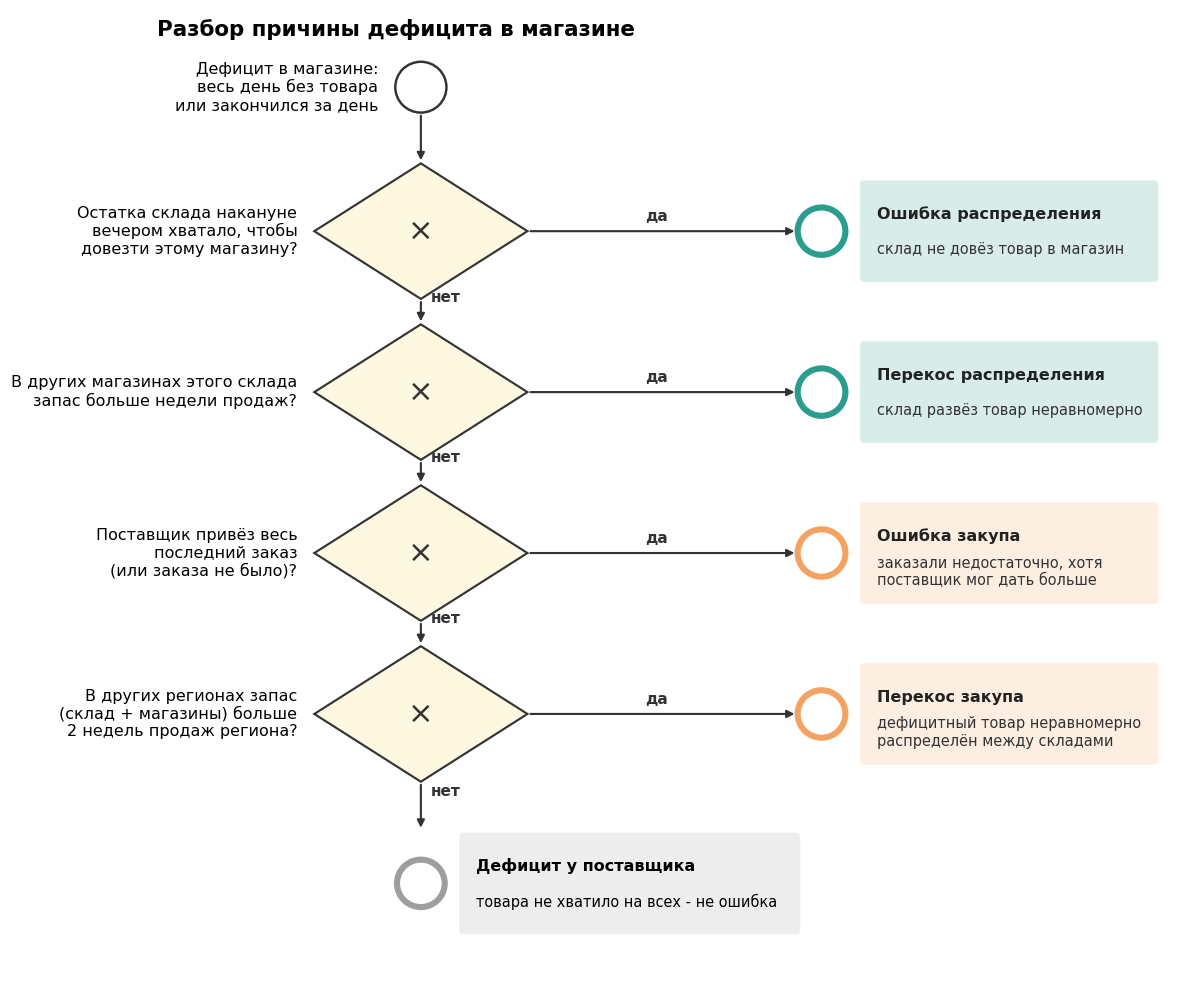

Generate this figure with Python:
# -*- coding: utf-8 -*-
"""Рисует схему разбора причин дефицита (в нотации BPMN) в схема_разбора.png. Запуск: python схема_разбора.py"""
from pathlib import Path

import matplotlib.pyplot as plt
from matplotlib.patches import Circle, FancyBboxPatch, Polygon

ERR_DIST, ERR_BUY, NO_ERR = '#2a9d8f', '#f4a261', '#9e9e9e'

fig, ax = plt.subplots(figsize=(12, 11.5))
ax.set_xlim(0, 12)
ax.set_ylim(0, 11.5)
ax.axis('off')

X, XE = 3.2, 9.0          # колонка проверок и колонка итогов
YS = [10.6, 8.9, 7.0, 5.1, 3.2, 1.2]


def arrow(x0, y0, x1, y1, text=None, dx=0.12, dy=0.12):
    ax.annotate('', xy=(x1, y1), xytext=(x0, y0), arrowprops=dict(arrowstyle='-|>', lw=1.4, color='#333'))
    if text:
        ax.text((x0 + x1) / 2 + dx, (y0 + y1) / 2 + dy, text, fontsize=10, color='#333', fontweight='bold')


def gateway(y, text):
    w, h = 1.25, 0.8
    ax.add_patch(Polygon([(X, y + h), (X + w, y), (X, y - h), (X - w, y)], closed=True, fc='#fff8e1', ec='#333', lw=1.4))
    ax.text(X, y, '×', ha='center', va='center', fontsize=20, color='#333')
    ax.text(X - w - 0.2, y, text, ha='right', va='center', fontsize=10.5, wrap=True)


def end(y, title, text, color):
    ax.add_patch(Circle((XE - 1.1, y), 0.28, fc='white', ec=color, lw=4))
    ax.add_patch(FancyBboxPatch((XE - 0.6, y - 0.55), 3.4, 1.1, boxstyle='round,pad=0.05', fc=color, ec='none', alpha=0.18))
    ax.text(XE - 0.45, y + 0.2, title, ha='left', va='center', fontsize=10.5, fontweight='bold', color='#222')
    ax.text(XE - 0.45, y - 0.22, text, ha='left', va='center', fontsize=9.5, color='#333')


# старт
ax.add_patch(Circle((X, YS[0]), 0.3, fc='white', ec='#333', lw=1.6))
ax.text(X - 0.5, YS[0], 'Дефицит в магазине:\nвесь день без товара\nили закончился за день', ha='right', va='center', fontsize=10.5)
arrow(X, YS[0] - 0.3, X, YS[1] + 0.8)

gateway(YS[1], 'Остатка склада накануне\nвечером хватало, чтобы\nдовезти этому магазину?')
gateway(YS[2], 'В других магазинах этого склада\nзапас больше недели продаж?')
gateway(YS[3], 'Поставщик привёз весь\nпоследний заказ\n(или заказа не было)?')
gateway(YS[4], 'В других регионах запас\n(склад + магазины) больше\n2 недель продаж региона?')

for i in (1, 2, 3):
    arrow(X, YS[i] - 0.8, X, YS[i + 1] + 0.8, 'нет')
arrow(X, YS[4] - 0.8, X, YS[5] + 0.62, 'нет')

end(YS[1], 'Ошибка распределения', 'склад не довёз товар в магазин', ERR_DIST)
end(YS[2], 'Перекос распределения', 'склад развёз товар неравномерно', ERR_DIST)
end(YS[3], 'Ошибка закупа', 'заказали недостаточно, хотя\nпоставщик мог дать больше', ERR_BUY)
end(YS[4], 'Перекос закупа', 'дефицитный товар неравномерно\nраспределён между складами', ERR_BUY)
for i in (1, 2, 3, 4):
    arrow(X + 1.25, YS[i], XE - 1.38, YS[i], 'да', dx=-0.2, dy=0.12)

# чистый дефицит - не ошибка
ax.add_patch(Circle((X, YS[5]), 0.28, fc='white', ec=NO_ERR, lw=4))
ax.add_patch(FancyBboxPatch((X + 0.5, YS[5] - 0.55), 3.9, 1.1, boxstyle='round,pad=0.05', fc=NO_ERR, ec='none', alpha=0.18))
ax.text(X + 0.65, YS[5] + 0.2, 'Дефицит у поставщика', ha='left', va='center', fontsize=10.5, fontweight='bold')
ax.text(X + 0.65, YS[5] - 0.22, 'товара не хватило на всех - не ошибка', ha='left', va='center', fontsize=9.5)

ax.text(0.1, 11.2, 'Разбор причины дефицита в магазине', fontsize=14, fontweight='bold')

out = Path(__file__).with_suffix('.png')
fig.savefig(out, dpi=110, bbox_inches='tight', facecolor='white')
print(out)
